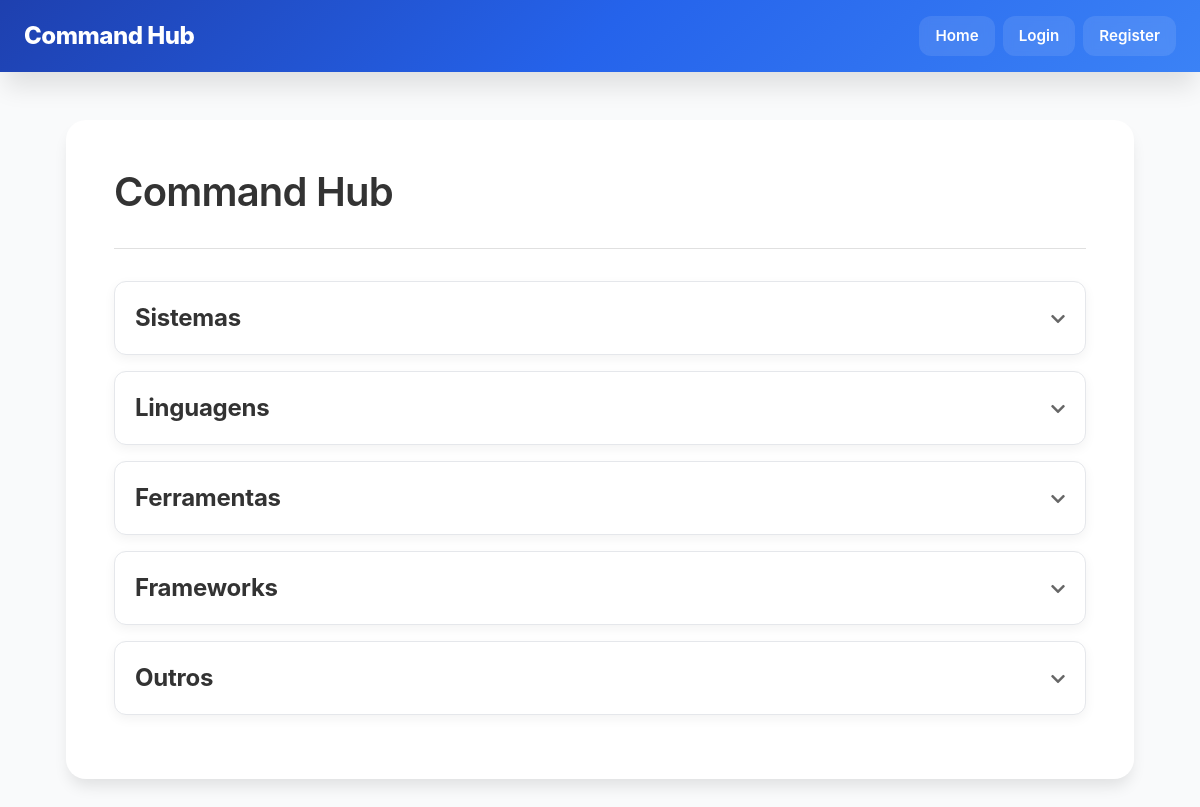
Before: / with the older database file.
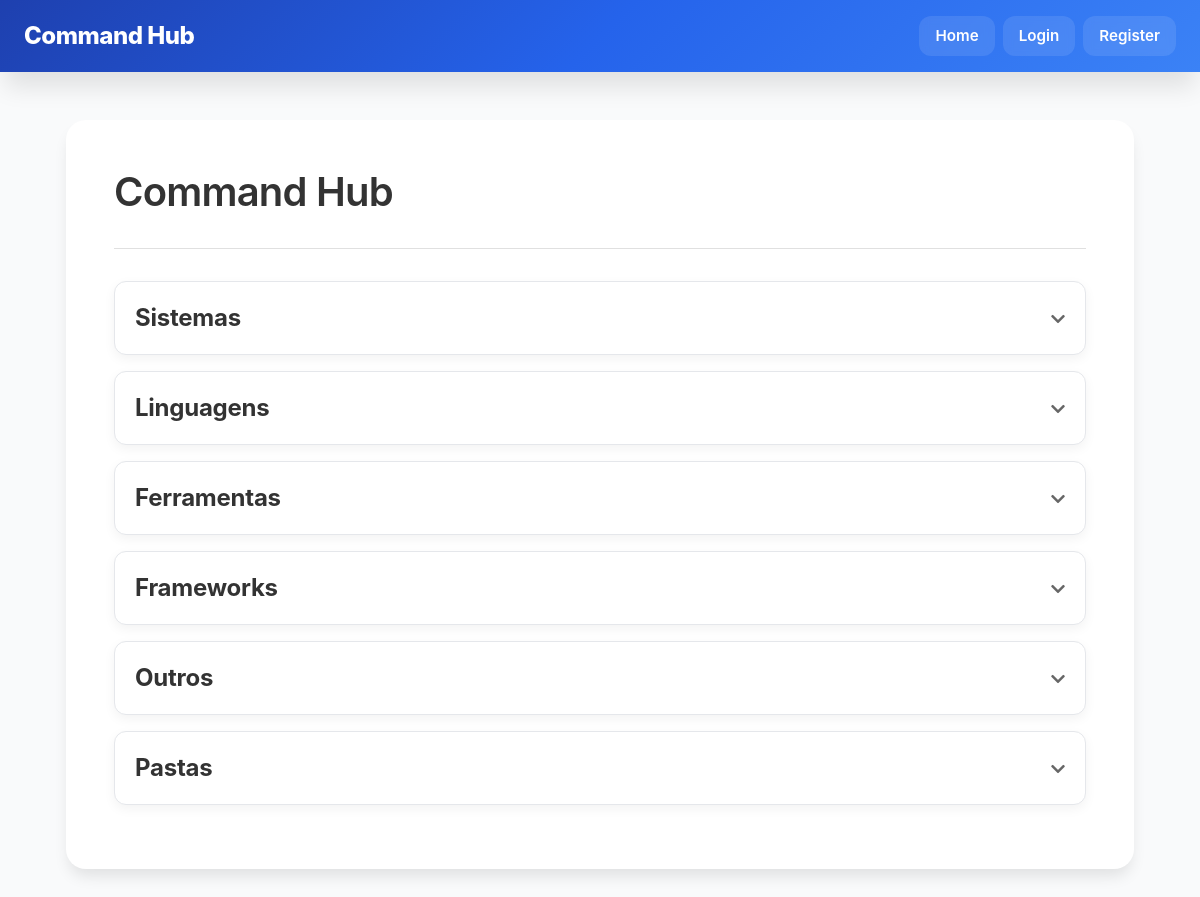
After: the same page with the newer database file.
### manual/models.py (models this page shows, shortened)
class Tipo(models.Model):
    tipo = models.TextField(max_length=20)
    autor = models.ForeignKey(settings.AUTH_USER_MODEL, on_delete=models.SET_NULL, null=True, blank=True, related_name='tipos_criados')
    criado_em = models.DateTimeField(default=timezone.now)

### manual/views.py (the view)
# urls.py: 2. Add a URL to urlpatterns:  path('', views.home, name='home')
def home(request):
    tipos = Tipo.objects.prefetch_related('categorias__secoes').all()
    return render(request, "manual/home.html", {"tipos": tipos})

### manual/templates/manual/home.html (shortened to what this page needs)
{% extends 'base.html' %}
{% block content %}
{% load static %}
<div class="page-header">
  <h1>Command Hub</h1>
</div>
{% for tipo in tipos %}
<div class="accordion-item">
  <div class="accordion-header accordion-button" role="button" tabindex="0" aria-expanded="false" aria-controls="panel-tipo-{{ tipo.id }}">
    <h2>{{ tipo.tipo }}</h2>
    <span class="icon-toggle"></span>
  </div>
</div>
{% endfor %}
{% endblock %}

### templates/base.html (shortened to what this page needs)
<!DOCTYPE html>
<html lang="pt-br">
<head>
    {% load static %}
    <link rel="stylesheet" href="https://cdnjs.cloudflare.com/ajax/libs/font-awesome/5.15.4/css/all.min.css" />
    <link rel="stylesheet" href="{% static 'style.css' %}">
</head>
<body>
    <div class="topbar">
        <div class="inner">
            <div class="brand">
                <div>Command Hub</div>
            </div>
            <div class="nav">
                <a href="/">Home</a>
                {% if request.user.is_authenticated %}
                    <a href="{% url 'usuario:profile' username=request.user.username %}">Profile</a>
                    <a href="{% url 'usuario:edit_profile' %}">Edit</a>
                    <form action="{% url 'usuario:logout' %}" method="post">
                        {% csrf_token %}
                        <button type="submit" class="btn ghost">Logout</button>
                    </form>
                {% else %}
                    <a href="{% url 'usuario:login' %}">Login</a>
                    <a href="{% url 'usuario:register' %}">Register</a>
                {% endif %}
            </div>
        </div>
    </div>
    <div style="max-width:1100px;margin:18px auto;padding:0 16px">
        <div class="container">
            {% block content %}{% endblock %}
        </div>
    </div>
</body>
</html>

### static/style.css (style rules this page uses)
:root { --primary-50: #eff6ff; --primary-100: #dbeafe; --primary-200: #bfdbfe; --primary-300: #93c5fd; --primary-400: #60a5fa; --primary-500: #3b82f6; --primary-600: #2563eb; --primary-700: #1d4ed8; --primary-800: #1e40af; --primary-900: #1e3a8a; --success: #10b981; --success-light: #d1fae5; --success-dark: #065f46; --danger: #ef4444; --danger-light: #fee2e2; --danger-dark: #991b1b; --warning: #f59e0b; --warning-light: #fef3c7; --info: #3b82f6; --info-light: #dbeafe; --gray-50: #f9fafb; --gray-100: #f3f4f6; --gray-200: #e5e7eb; --gray-300: #d1d5db; --gray-400: #9ca3af; --gray-500: #6b7280; --gray-600: #4b5563; --gray-700: #374151; --gray-800: #1f2937; --gray-900: #111827; --primary: var(--primary-600); --primary-hover: var(--primary-700); --text: var(--gray-900); --text-secondary: var(--gray-600); --text-muted: var(--gray-500); --border: var(--gray-200); --background: var(--gray-50); --card-bg: #ffffff; --space-xs: 4px; --space-sm: 8px; --space-md: 16px; --space-lg: 24px; --space-xl: 32px; --space-2xl: 48px; --shadow-xs: 0 1px 2px 0 rgb(0 0 0 / 0.05); --shadow-sm: 0 1px 3px 0 rgb(0 0 0 / 0.1); --shadow: 0 4px 6px -1px rgb(0 0 0 / 0.1); --shadow-md: 0 10px 15px -3px rgb(0 0 0 / 0.1); --shadow-lg: 0 20px 25px -5px rgb(0 0 0 / 0.1); --shadow-xl: 0 25px 50px -12px rgb(0 0 0 / 0.25); --radius-sm: 6px; --radius: 8px; --radius-md: 10px; --radius-lg: 12px; --radius-xl: 16px; --radius-2xl: 20px; --radius-full: 9999px; --font-sans: -apple-system, BlinkMacSystemFont, 'Segoe UI', Roboto, 'Helvetica Neue', Arial, sans-serif; --font-mono: 'SF Mono', Monaco, 'Cascadia Code', 'Roboto Mono', Consolas, monospace; --transition-fast: 150ms cubic-bezier(0.4, 0, 0.2, 1); --transition: 200ms cubic-bezier(0.4, 0, 0.2, 1); --transition-slow: 300ms cubic-bezier(0.4, 0, 0.2, 1); }
*, *::before, *::after { box-sizing: border-box; margin: 0; padding: 0; }
html { -webkit-font-smoothing: antialiased; -moz-osx-font-smoothing: grayscale; scroll-behavior: smooth; }
body { font-family: var(--font-sans); background: var(--background); color: var(--text); line-height: 1.6; font-size: 16px; }
h1, h2, h3, h4, h5, h6 { font-weight: 700; line-height: 1.2; color: var(--text); margin-bottom: var(--space-md); }
h1 { font-size: 2.5rem; letter-spacing: -0.02em; }
h2 { font-size: 2rem; letter-spacing: -0.01em; }
a { color: var(--primary); text-decoration: none; transition: color var(--transition); }
.topbar { background: linear-gradient(135deg, #1e40af 0%, #2563eb 50%, #3b82f6 100%); color: white; box-shadow: var(--shadow-lg); position: sticky; top: 0; z-index: 1000; backdrop-filter: blur(8px); }
.topbar .inner { max-width: 1400px; margin: 0 auto; padding: 0 var(--space-lg); display: flex; align-items: center; justify-content: space-between; height: 72px; }
.topbar .brand { display: flex; align-items: center; gap: var(--space-md); font-size: 1.5rem; font-weight: 800; color: white; letter-spacing: -0.02em; }
.topbar .nav { display: flex; align-items: center; gap: var(--space-sm); }
.topbar .nav a, .topbar .nav button[type="submit"], .topbar .nav form button { padding: var(--space-sm) var(--space-md); border-radius: var(--radius-lg); font-weight: 600; font-size: 0.95rem; transition: all var(--transition); border: none; background: rgba(255, 255, 255, 0.1); cursor: pointer; color: white; backdrop-filter: blur(4px); }
.container { max-width: 1400px; margin: var(--space-2xl) auto; padding: var(--space-2xl); background: var(--card-bg); border-radius: var(--radius-2xl); box-shadow: var(--shadow-md); }
.accordion-item { background: var(--card-bg); border-radius: var(--radius-lg); margin-bottom: var(--space-md); box-shadow: var(--shadow-sm); border: 1px solid var(--border); transition: all var(--transition); }
.accordion-header { width: 100%; padding: var(--space-lg); border: none; background: transparent; text-align: left; cursor: pointer; display: flex; align-items: center; justify-content: space-between; font-size: 1.25rem; font-weight: 700; color: var(--text); transition: all var(--transition); }

Changed rows visible on the page:
added Tipo: tipo "Pastas"
